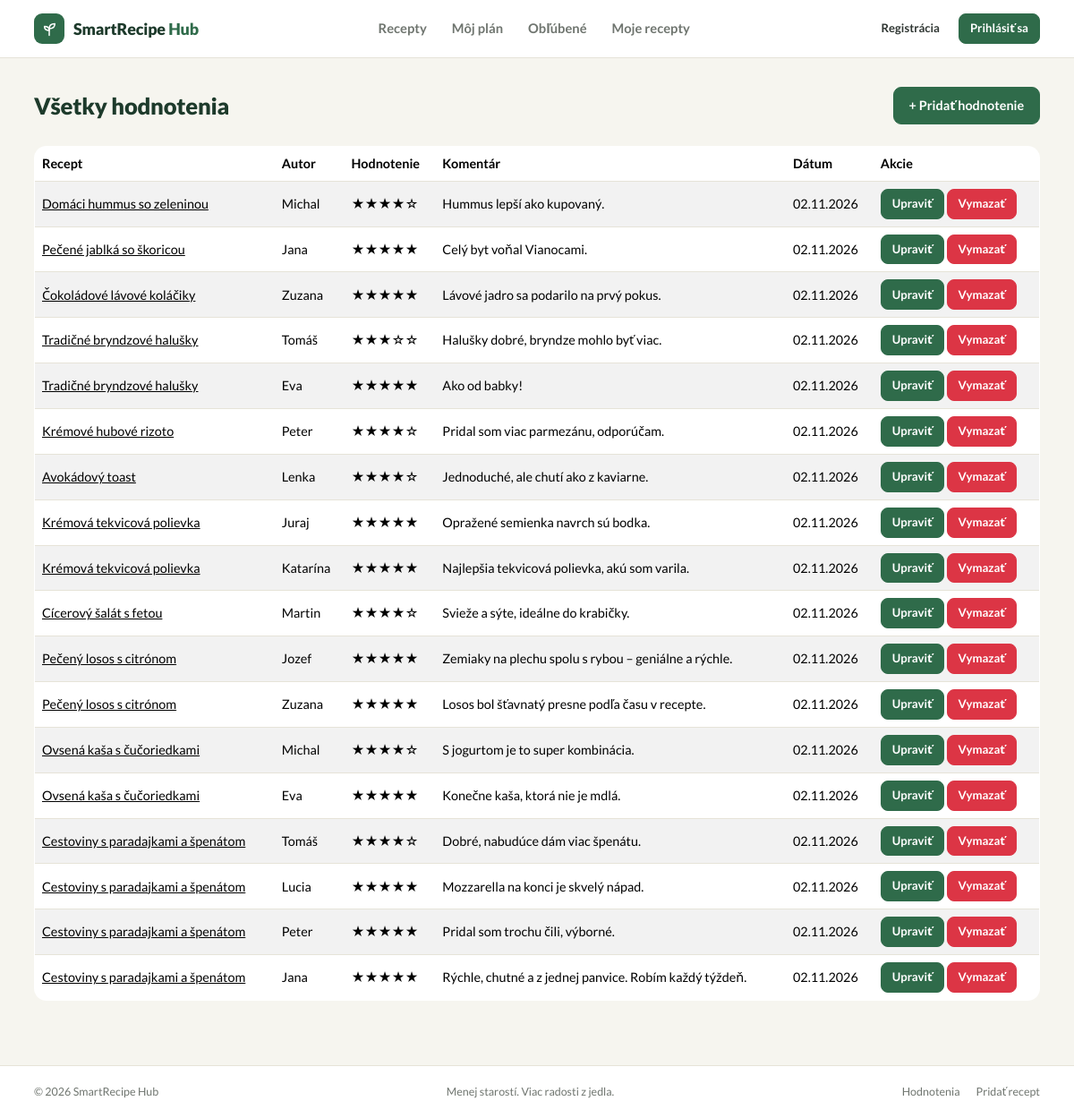
Page /?c=review on the committed database.
### tables this page shows
CREATE TABLE IF NOT EXISTS `reviews` (
                                         `id`         INT AUTO_INCREMENT PRIMARY KEY,
                                         `recipe_id`  INT          NOT NULL,
                                         `author`     VARCHAR(100) NOT NULL,
    `rating`     TINYINT      NOT NULL,
    `comment`    TEXT         NULL,
    `created_at` DATETIME DEFAULT CURRENT_TIMESTAMP,
    CONSTRAINT `fk_reviews_recipe`
    FOREIGN KEY (`recipe_id`) REFERENCES `recipes` (`id`)
    ON DELETE CASCADE
    ON UPDATE CASCADE,
    CONSTRAINT `chk_reviews_rating` CHECK (`rating` BETWEEN 1 AND 5)
    );

CREATE TABLE IF NOT EXISTS `recipes` (
                                         `id`              INT AUTO_INCREMENT PRIMARY KEY,
                                         `user_id`         INT          NOT NULL,
                                         `title`           VARCHAR(255) NOT NULL,
                                         `summary`         VARCHAR(160) NOT NULL,
                                         `description`     TEXT         NULL,
                                         `category`        VARCHAR(50)  NOT NULL,
                                         `image`           VARCHAR(255) NULL,
                                         `prep_time`       INT          NOT NULL DEFAULT 0,
                                         `cook_time`       INT          NOT NULL DEFAULT 0,
                                         `difficulty`      VARCHAR(20)  NOT NULL DEFAULT 'Jednoduché',
                                         `servings`        TINYINT      NOT NULL DEFAULT 2,
                                         `calories`        INT          NOT NULL,
                                         `protein`         INT          NOT NULL DEFAULT 0,
                                         `carbs`           INT          NOT NULL DEFAULT 0,
                                         `fat`             INT          NOT NULL DEFAULT 0,
                                         `is_vegetarian`   TINYINT(1)   NOT NULL DEFAULT 0,
                                         `is_vegan`        TINYINT(1)   NOT NULL DEFAULT 0,
                                         `is_gluten_free`  TINYINT(1)   NOT NULL DEFAULT 0,
                                         `is_lactose_free` TINYINT(1)   NOT NULL DEFAULT 0,
                                         `tip`             TEXT         NULL,
                                         `created_at`      DATETIME DEFAULT CURRENT_TIMESTAMP,
                                         CONSTRAINT `fk_recipes_user` FOREIGN KEY (`user_id`) REFERENCES `users` (`id`)
                                             ON DELETE CASCADE ON UPDATE CASCADE
);

### App/Views/Review/index.view.php (the view, shortened to what the rows shown need)
<main class="main-container">
    <div class="d-flex justify-content-between align-items-center mb-4">
        <h2>
            <?php if ($recipe): ?>
                Hodnotenia receptu „<?= e($recipe->getTitle()) ?>“
            <?php else: ?>
                Všetky hodnotenia
            <?php endif; ?>
        </h2>
    </div>
    <?php if (empty($reviews)): ?>
        <p>Zatiaľ tu nie sú žiadne hodnotenia.</p>
    <?php else: ?>
        <table class="table table-striped align-middle">
            <thead>
            <tr>
                <th>Recept</th>
                <th>Autor</th>
                <th>Hodnotenie</th>
                <th>Komentár</th>
                <th>Dátum</th>
                <th>Akcie</th>
            </tr>
            </thead>
            <tbody>
            <?php foreach ($reviews as $review): ?>
                <?php $reviewRecipe = $review->getRecipe(); ?>
                <tr>
                    <td>
                        <?php if ($reviewRecipe): ?>
                            <a href="<?= $link->url('review.index', ['recipe_id' => $reviewRecipe->getId()]) ?>">
                                <?= e($reviewRecipe->getTitle()) ?>
                            </a>
                        <?php else: ?>
                            –
                        <?php endif; ?>
                    </td>
                    <td><?= e($review->getAuthor()) ?></td>
                    <td title="<?= e($review->getRating()) ?>/5">
                        <?= str_repeat('★', (int)$review->getRating()) . str_repeat('☆', 5 - (int)$review->getRating()) ?>
                    </td>
                    <td><?= nl2br(e($review->getComment() ?? '')) ?></td>
                    <td><?= e($review->getCreatedAt() ? date('d.m.Y', strtotime($review->getCreatedAt())) : '') ?></td>
                    <td class="text-nowrap">
                        <a href="<?= $link->url('review.edit', ['id' => $review->getId()]) ?>" class="btn btn-sm btn-primary">Upraviť</a>
                        <a href="<?= $link->url('review.delete', ['id' => $review->getId()]) ?>"
                           class="btn btn-sm btn-danger"
                           onclick="return confirm('Naozaj chcete vymazať toto hodnotenie?')">Vymazať</a>
                    </td>
                </tr>
            <?php endforeach; ?>
            </tbody>
        </table>
    <?php endif; ?>
</main>

### rows in the picture
reviews: recipe.title "Domáci hummus so zeleninou", author "Michal", rating "★★★★", rating "☆", comment "Hummus lepší ako kupovaný.", created_at "02.11.2026"
reviews: recipe.title "Pečené jablká so škoricou", author "Jana", rating "★★★★★", comment "Celý byt voňal Vianocami.", created_at "02.11.2026"
reviews: recipe.title "Čokoládové lávové koláčiky", author "Zuzana", rating "★★★★★", comment "Lávové jadro sa podarilo na prvý pokus.", created_at "02.11.2026"
reviews: recipe.title "Tradičné bryndzové halušky", author "Tomáš", rating "★★★", rating "☆☆", comment "Halušky dobré, bryndze mohlo byť viac.", created_at "02.11.2026"
reviews: recipe.title "Tradičné bryndzové halušky", author "Eva", rating "★★★★★", comment "Ako od babky!", created_at "02.11.2026"
reviews: recipe.title "Krémové hubové rizoto", author "Peter", rating "★★★★", rating "☆", comment "Pridal som viac parmezánu, odporúčam.", created_at "02.11.2026"
reviews: recipe.title "Avokádový toast", author "Lenka", rating "★★★★", rating "☆", comment "Jednoduché, ale chutí ako z kaviarne.", created_at "02.11.2026"
reviews: recipe.title "Krémová tekvicová polievka", author "Juraj", rating "★★★★★", comment "Opražené semienka navrch sú bodka.", created_at "02.11.2026"
reviews: recipe.title "Krémová tekvicová polievka", author "Katarína", rating "★★★★★", comment "Najlepšia tekvicová polievka, akú som varila.", created_at "02.11.2026"
reviews: recipe.title "Cícerový šalát s fetou", author "Martin", rating "★★★★", rating "☆", comment "Svieže a sýte, ideálne do krabičky.", created_at "02.11.2026"
reviews: recipe.title "Pečený losos s citrónom", author "Jozef", rating "★★★★★", comment "Zemiaky na plechu spolu s rybou – geniálne a rýchle.", created_at "02.11.2026"
reviews: recipe.title "Pečený losos s citrónom", author "Zuzana", rating "★★★★★", comment "Losos bol šťavnatý presne podľa času v recepte.", created_at "02.11.2026"
reviews: recipe.title "Ovsená kaša s čučoriedkami", author "Michal", rating "★★★★", rating "☆", comment "S jogurtom je to super kombinácia.", created_at "02.11.2026"
reviews: recipe.title "Ovsená kaša s čučoriedkami", author "Eva", rating "★★★★★", comment "Konečne kaša, ktorá nie je mdlá.", created_at "02.11.2026"
reviews: recipe.title "Cestoviny s paradajkami a špenátom", author "Tomáš", rating "★★★★", rating "☆", comment "Dobré, nabudúce dám viac špenátu.", created_at "02.11.2026"
reviews: recipe.title "Cestoviny s paradajkami a špenátom", author "Lucia", rating "★★★★★", comment "Mozzarella na konci je skvelý nápad.", created_at "02.11.2026"
reviews: recipe.title "Cestoviny s paradajkami a špenátom", author "Peter", rating "★★★★★", comment "Pridal som trochu čili, výborné.", created_at "02.11.2026"
reviews: recipe.title "Cestoviny s paradajkami a špenátom", author "Jana", rating "★★★★★", comment "Rýchle, chutné a z jednej panvice. Robím každý týždeň.", created_at "02.11.2026"

### other values in the picture
$label "Recepty"
$label "Môj plán"
$label "Obľúbené"
$label "Moje recepty"
